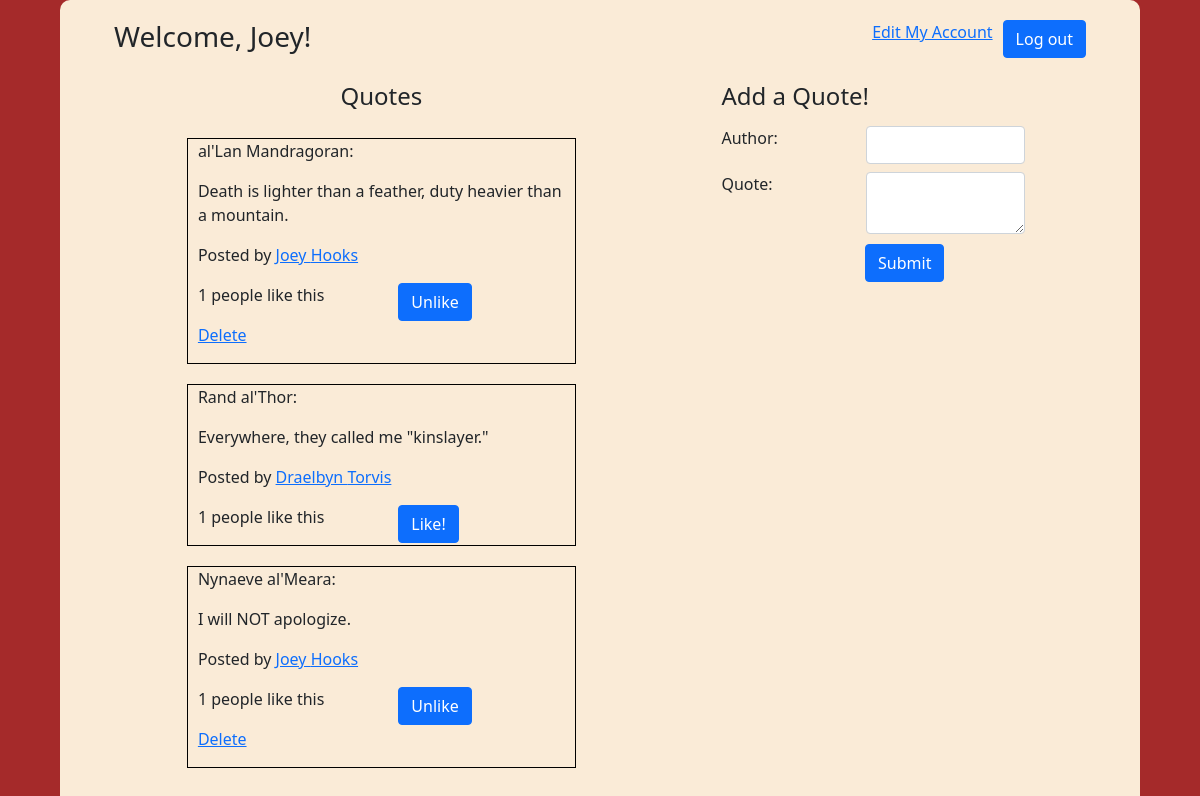
/dashboard (signed in), run on the app's committed database.
### favorite_quotes_app/models.py (models this page shows)
class User(models.Model):
    f_name = models.CharField(max_length=40)
    l_name = models.CharField(max_length=40)
    email = models.EmailField(max_length=40)
    pw = models.CharField(max_length=40)
    created_at = models.DateTimeField(auto_now_add=True)
    updated_at = models.DateTimeField(auto_now=True)
    objects = UserManager()

class Quote(models.Model):
    quote_txt = models.TextField()
    attr_author = models.CharField(max_length=40, null=True)
    uploaded_by = models.ForeignKey(User, related_name="uploaded_quotes", on_delete=models.CASCADE)
    users_who_like = models.ManyToManyField(User, related_name="liked_quotes")
    created_at = models.DateTimeField(auto_now_add=True)
    updated_at = models.DateTimeField(auto_now=True)
    objects = UserManager()

### favorite_quotes_app/views.py (the view)
# urls.py: path('dashboard', views.dashboard),
def dashboard(request):
    if 'user_id' not in request.session:
        messages.error(request, 'Only logged-in users can view this site')
        return redirect('/')
    else:
        context = {
            'quotes':Quote.objects.all(),
            'user':curr_user(request)
        }
    return render(request, 'dashboard.html', context)

### favorite_quotes_app/views.py (called while the page is built)
def curr_user(request):
    return User.objects.get(id=request.session['user_id'])

### favorite_quotes_app/templates/dashboard.html (shortened to what this page needs)
<!DOCTYPE html>
<html lang="en">
<head>
    {% load static %}
    <link href="https://cdn.jsdelivr.net/npm/bootstrap@5.1.3/dist/css/bootstrap.min.css" rel="stylesheet">
    <link rel="stylesheet" href="{% static 'css/style.css'%}">
</head>
<body>
    <div id="wrapper2">
        <div id="top-part2">
            <h3>Welcome, {{user.f_name}}!</h3>
            <div class="top-right-links">
                <a href="/myaccount/{{user.id}}">Edit My Account</a>
                <form action="/log_out">
                    <button class="btn btn-primary">Log out</button>
                </form>
            </div>
        </div>
        <div id="middle-part2">
            <div id="left-part2">
                <h4>Quotes</h4>
                {% for quote in quotes %}
                <div class="add-border">
                    <p>{{quote.attr_author}}: </p>
                    <p>{{quote.quote_txt}}</p>
                    <p>Posted by <a href="/user/{{quote.uploaded_by.id}}">{{quote.uploaded_by.f_name}} {{quote.uploaded_by.l_name}}</a></p>
                    <div class="row like-group">
                        <p class="col">{{quote.users_who_like.all|length}} people like this</p>
                        {% if user in quote.users_who_like.all %}
                        <form action="/quote/{{quote.id}}/unlike" class="col">
                            <button class="btn btn-primary">Unlike</button>
                        </form>
                        {% else %}
                        <form action="/quote/{{quote.id}}/like" class="col">
                            <button class="btn btn-primary">Like!</button>
                        </form>
                        {% endif %}
                    </div>
                    {% if quote.uploaded_by.id == request.session.user_id %}
                    <p><a href="/quotes/{{quote.id}}/delete">Delete</a></p>
                    {% endif %}
                </div>
                {% endfor %}
            </div>
            <div id="right-part2">
                <h4>Add a Quote!</h4>
                <form action="/add_quote" method="POST" class="formstyle">
                    <div class="label-input row">
                        <label for="attr_author" class="col">Author:</label>
                        <input type="text" id="attr_author" name="attr_author" class="form-control col">
                    </div>
                    <div class="label-input row">
                        <label for="quote_txt" class="col">Quote:</label>
                        <textarea type="text" id="quote_txt" name="quote_txt" class="form-control col"></textarea>
                    </div>
                    <div class="d-flex justify-content-center">
                        <button class="btn btn-primary btn-nudge">Submit</button>
                    </div>
                </form>
            </div>
        </div>
    </div>
</body>
</html>

### favorite_quotes_app/static/css/style.css (style rules this page uses)
* { box-sizing: border-box; margin: 0px; padding: 0px; }
body { background-color: brown; }
.label-input { padding: 8px 0 0 0; }
#wrapper2 { width: 90%; height: 2000px; padding: 20px 0 30px 0; margin: 0 auto; display: flex; flex-direction: column; align-items: center; background-color: antiquewhite; border-radius: 10px; }
.top-right-links { display: flex; }
.top-right-links button { margin-left: 10px; }
#top-part2 { width: 90%; display: flex; justify-content: space-between; }
#middle-part2 { width: 90%; padding: 20px 0 20px 0; display: flex; justify-content: space-around; }
#left-part2 { width: 40%; max-height: 250px; display: flex; flex-direction: column; }
#left-part2 h4 { text-align: center; }
.add-border { border: 1px solid black; padding: 0 0 0 10px; margin-top: 20px; }
#right-part2 { width: 30%; display: flex; flex-direction: column; }
.like-group { display: flex; justify-content: space-between; }
.btn-nudge { margin: 10px 0 0 75px; }

### data on the page
User: f_name "Joey"
Quote: attr_author "al'Lan Mandragoran", quote_txt "Death is lighter than a feather, duty heavier than a mountain.", uploaded_by.f_name "Joey", uploaded_by.l_name "Hooks", users_who_like.all|length "1"
Quote: attr_author "Rand al'Thor", quote_txt "Everywhere, they called me \"kinslayer.\"", uploaded_by.f_name "Draelbyn", uploaded_by.l_name "Torvis", users_who_like.all|length "1"
Quote: attr_author "Nynaeve al'Meara", quote_txt "I will NOT apologize.", uploaded_by.f_name "Joey", uploaded_by.l_name "Hooks", users_who_like.all|length "1"
